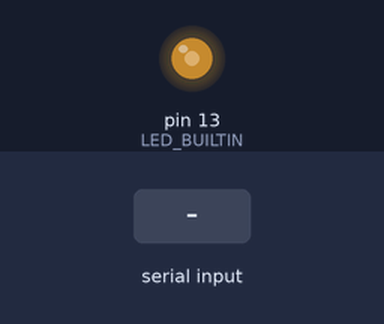
Simulated run of this sketch. Board: Arduino Uno, built with avr-gcc and run on an emulated ATmega328P. Shown: output pins drawn as LEDs (lit = HIGH). Dashed ring = blinking. The test bench sets the inputs (shaded band).

Above: at 1.2 s.
1.3 s: "90,45\n" received over Serial
At 2.7 s:
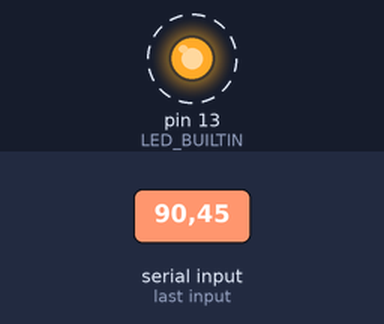
4.3 s: "90,45\n" received over Serial
At 5.55 s:
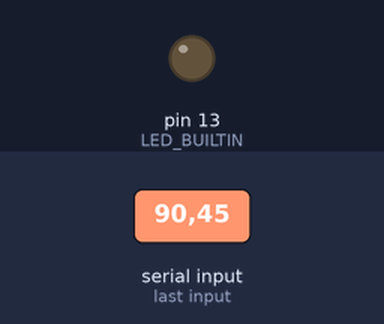
Timing chart, 0 to 13.3 s (numbered marks = the images above; inputs shaded):
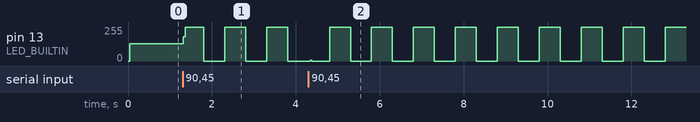

Measured:
- after the input at 1.3 s, pin 13 (LED_BUILTIN): alternates 255/255 for 0.50 s and 0/255 for 0.50 s, starting at once

The sketch:

4_3.ino
```cpp
int blinkDelay = 0;
int mode = 0;
unsigned long pre_t, cur_t;
void setup(){
    Serial.begin(9600);
    pinMode(LED_BUILTIN, OUTPUT);
    pre_t = millis();
}

void loop(){
    cur_t=millis();
    if(Serial.available())
    {
        char ch = (char) Serial.read();
        if(isDigit(ch)){
            blinkDelay = (ch-'0');
            blinkDelay = blinkDelay * 100;
        }
    }

    if(cur_t-pre_t>=blinkDelay){
        pre_t=cur_t;
        mode = !mode;
        digitalWrite(LED_BUILTIN,mode);
    }
}
```
